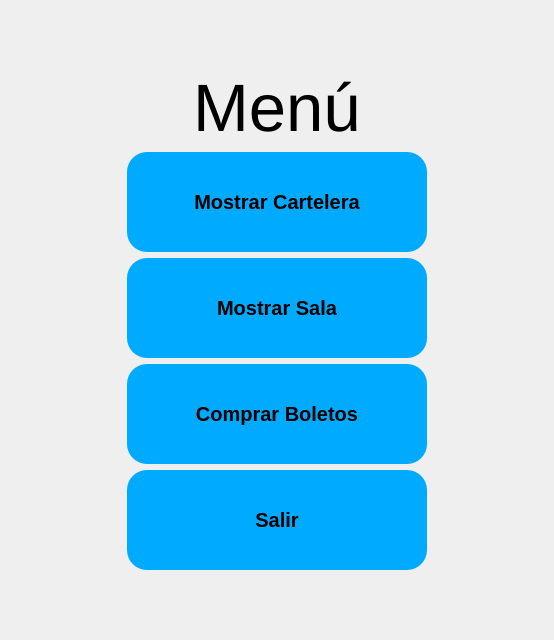
        <widget class="QWidget" name="page_3">
         <layout class="QGridLayout" name="gridLayout_6">
          <item row="0" column="0">
           <spacer name="horizontalSpacer_10">
            <property name="orientation">
             <enum>Qt::Horizontal</enum>
            </property>
            <property name="sizeHint" stdset="0">
             <size>
              <width>40</width>
              <height>20</height>
             </size>
            </property>
           </spacer>
          </item>
          <item row="0" column="1">
           <layout class="QHBoxLayout" name="horizontalLayout_11">
            <item>
             <layout class="QVBoxLayout" name="verticalLayout_19">
              <item>
               <widget class="QLabel" name="label_23">
                <property name="minimumSize">
                 <size>
                  <width>70</width>
                  <height>150</height>
                 </size>
                </property>
                <property name="styleSheet">
                 <string notr="true">border-image: url(:/new/prefix1/iconos/cinta.png);</string>
                </property>
                <property name="text">
                 <string/>
                </property>
               </widget>
              </item>
              <item>
               <widget class="QLabel" name="label_24">
                <property name="minimumSize">
                 <size>
                  <width>70</width>
                  <height>150</height>
                 </size>
                </property>
                <property name="styleSheet">
                 <string notr="true">border-image: url(:/new/prefix1/iconos/cinta.png);</string>
                </property>
                <property name="text">
                 <string/>
                </property>
               </widget>
              </item>
              <item>
               <widget class="QLabel" name="label_25">
                <property name="minimumSize">
                 <size>
                  <width>70</width>
                  <height>150</height>
                 </size>
                </property>
                <property name="styleSheet">
                 <string notr="true">border-image: url(:/new/prefix1/iconos/cinta.png);</string>
                </property>
                <property name="text">
                 <string/>
                </property>
               </widget>
              </item>
              <item>
               <widget class="QLabel" name="label_26">
                <property name="minimumSize">
                 <size>
                  <width>70</width>
                  <height>150</height>
                 </size>
                </property>
                <property name="styleSheet">
                 <string notr="true">border-image: url(:/new/prefix1/iconos/cinta.png);</string>
                </property>
                <property name="text">
                 <string/>
                </property>
               </widget>
              </item>
             </layout>
            </item>
            <item>
             <layout class="QHBoxLayout" name="horizontalLayout_10">
              <item>
               <layout class="QVBoxLayout" name="verticalLayout_18">
                <item>
                 <spacer name="verticalSpacer_4">
                  <property name="orientation">
                   <enum>Qt::Vertical</enum>
                  </property>
                  <property name="sizeHint" stdset="0">
                   <size>
                    <width>20</width>
                    <height>40</height>
                   </size>
                  </property>
                 </spacer>
                </item>
                <item>
                 <layout class="QVBoxLayout" name="verticalLayout_17">
                  <item alignment="Qt::AlignHCenter">
                   <widget class="QLabel" name="label_22">
                    <property name="font">
                     <font>
                      <pointsize>50</pointsize>
                      <bold>false</bold>
                     </font>
                    </property>
                    <property name="text">
                     <string>Menú</string>
                    </property>
                   </widget>
                  </item>
                  <item>
                   <widget class="QPushButton" name="mostrarCartelera">
                    <property name="minimumSize">
                     <size>
                      <width>300</width>
                      <height>100</height>
                     </size>
                    </property>
                    <property name="font">
                     <font>
                      <pointsize>15</pointsize>
                      <bold>true</bold>
                     </font>
                    </property>
                    <property name="styleSheet">
                     <string notr="true">background-color: rgb(0, 170, 255);
border-radius: 20px;</string>
                    </property>
                    <property name="text">
                     <string>Mostrar Cartelera</string>
                    </property>
                   </widget>
                  </item>
                  <item>
                   <widget class="QPushButton" name="MostrarSala">
                    <property name="minimumSize">
                     <size>
                      <width>300</width>
                      <height>100</height>
                     </size>
                    </property>
                    <property name="font">
                     <font>
                      <pointsize>15</pointsize>
                      <bold>true</bold>
                     </font>
                    </property>
                    <property name="styleSheet">
                     <string notr="true">background-color: rgb(0, 170, 255);
border-radius: 20px;</string>
                    </property>
                    <property name="text">
                     <string>Mostrar Sala</string>
                    </property>
                   </widget>
                  </item>
                  <item>
                   <widget class="QPushButton" name="ComprarBoletos">
                    <property name="minimumSize">
                     <size>
                      <width>300</width>
                      <height>100</height>
                     </size>
                    </property>
                    <property name="font">
                     <font>
                      <pointsize>15</pointsize>
                      <bold>true</bold>
                     </font>
                    </property>
                    <property name="styleSheet">
                     <string notr="true">background-color: rgb(0, 170, 255);
border-radius: 20px;</string>
                    </property>
                    <property name="text">
                     <string>Comprar Boletos</string>
                    </property>
                   </widget>
                  </item>
                  <item>
                   <widget class="QPushButton" name="Salir">
                    <property name="minimumSize">
                     <size>
                      <width>300</width>
                      <height>100</height>
                     </size>
                    </property>
                    <property name="font">
                     <font>
                      <pointsize>15</pointsize>
                      <bold>true</bold>
                     </font>
                    </property>
                    <property name="styleSheet">
                     <string notr="true">background-color: rgb(0, 170, 255);
border-radius: 20px;</string>
                    </property>
                    <property name="text">
                     <string>Salir</string>
                    </property>
                   </widget>
                  </item>
                 </layout>
                </item>
                <item>
                 <spacer name="verticalSpacer_3">
                  <property name="orientation">
                   <enum>Qt::Vertical</enum>
                  </property>
                  <property name="sizeHint" stdset="0">
                   <size>
                    <width>20</width>
                    <height>40</height>
                   </size>
                  </property>
                 </spacer>
                </item>
               </layout>
              </item>
             </layout>
            </item>
            <item>
             <layout class="QVBoxLayout" name="verticalLayout_20">
              <item>
               <widget class="QLabel" name="label_27">
                <property name="minimumSize">
                 <size>
                  <width>70</width>
                  <height>150</height>
                 </size>
                </property>
                <property name="styleSheet">
                 <string notr="true">border-image: url(:/new/prefix1/iconos/cinta.png);</string>
                </property>
                <property name="text">
                 <string/>
                </property>
               </widget>
              </item>
              <item>
               <widget class="QLabel" name="label_28">
                <property name="minimumSize">
                 <size>
                  <width>70</width>
                  <height>150</height>
                 </size>
                </property>
                <property name="styleSheet">
                 <string notr="true">border-image: url(:/new/prefix1/iconos/cinta.png);</string>
                </property>
                <property name="text">
                 <string/>
                </property>
               </widget>
              </item>
              <item>
               <widget class="QLabel" name="label_29">
                <property name="minimumSize">
                 <size>
                  <width>70</width>
                  <height>150</height>
                 </size>
                </property>
                <property name="styleSheet">
                 <string notr="true">border-image: url(:/new/prefix1/iconos/cinta.png);</string>
                </property>
                <property name="text">
                 <string/>
                </property>
               </widget>
              </item>
              <item>
               <widget class="QLabel" name="label_30">
                <property name="minimumSize">
                 <size>
                  <width>70</width>
                  <height>150</height>
                 </size>
                </property>
                <property name="styleSheet">
                 <string notr="true">border-image: url(:/new/prefix1/iconos/cinta.png);</string>
                </property>
                <property name="text">
                 <string/>
                </property>
               </widget>
              </item>
             </layout>
            </item>
           </layout>
          </item>
          <item row="0" column="2">
           <spacer name="horizontalSpacer_11">
            <property name="orientation">
             <enum>Qt::Horizontal</enum>
            </property>
            <property name="sizeHint" stdset="0">
             <size>
              <width>40</width>
              <height>20</height>
             </size>
            </property>
           </spacer>
          </item>
         </layout>
        </widget>
